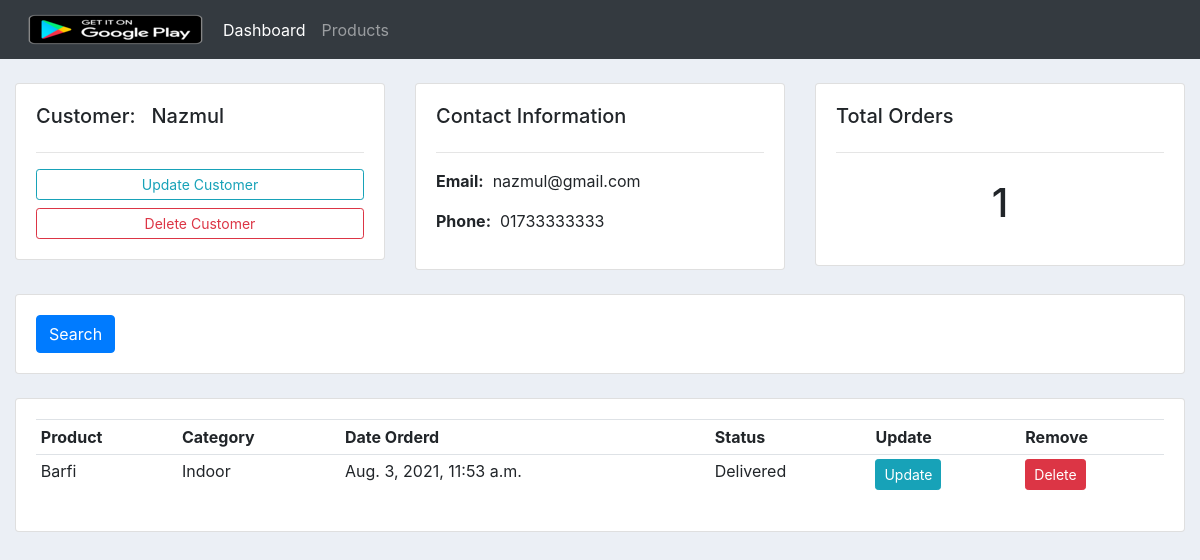
Before: /customer/2/ with the older database file.
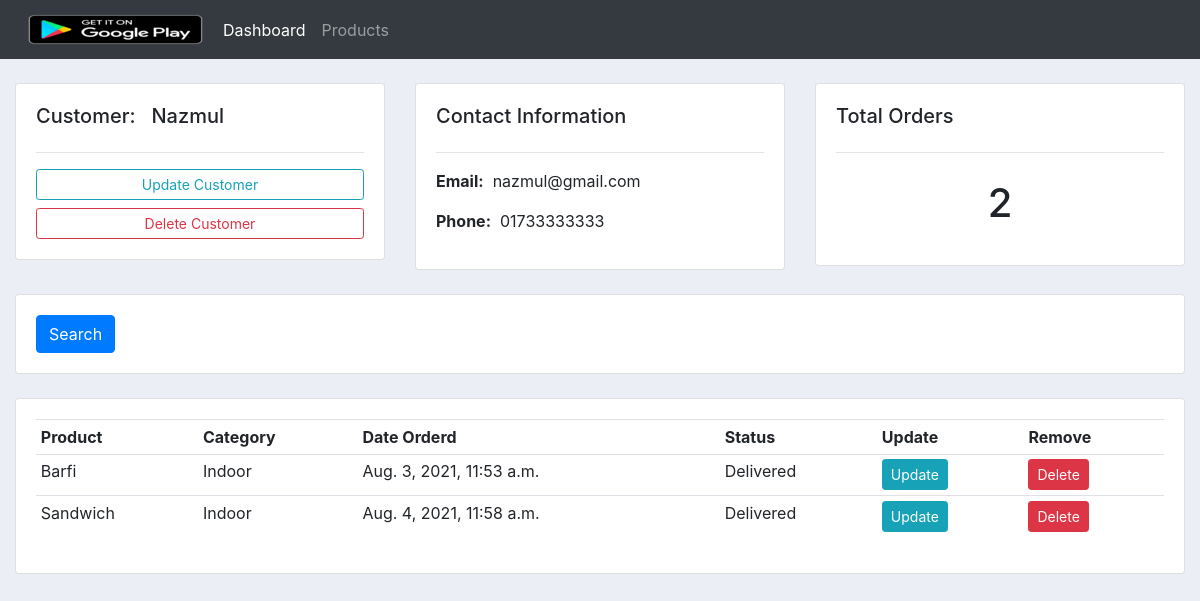
After: the same page with the newer database file.
### accounts/models.py (models this page shows, shortened)
class Orders(models.Model):
    STATUS = (
        ('pending', 'pending'),
        ('Out For Delivery', 'Out For Delivery'),
        ('Delivered', 'Delivered')
    )
    customer = models.ForeignKey(Customer, null=True, on_delete=models.SET_NULL)
    product = models.ForeignKey(Product, null=True, on_delete=models.SET_NULL)
    date_created = models.DateTimeField(auto_now_add=True, null=True)
    status = models.CharField(max_length=200, null=True, choices=STATUS)

class Product(models.Model):
    CATEGORY = (
        ('Indoor', 'Indoor'),
        ('Out Door', 'Out Door')
    )
    tag = models.ManyToManyField(Tag)
    name = models.CharField(max_length=200, null=True)
    price = models.FloatField(max_length=200, null=True)
    category = models.CharField(max_length=200, null=True, choices=CATEGORY)
    description = models.TextField(max_length=1000, null=True)
    date_created = models.DateTimeField(auto_now_add=True, null=True)
    def __str__(self):
        return self.name

### accounts/views.py (the view)
# urls.py: path('customer/<pk_test>/', views.customer, name ='customer'),
def customer(request, pk_test):
    customer = Customer.objects.get(id=pk_test)
    orders = customer.orders_set.all()
    order_count = orders.count()
    context = {'customer' : customer, 'orders' : orders, 'order_count' : order_count}
    return render(request, 'accounts/customer.html', context)

### accounts/templates/accounts/customer.html
{% extends 'accounts/main.html' %}
{% block content %}
        <br>
    <div class="row">
        <div class="col-md">
            <div class="card card-body">
                <h5>Customer: &nbsp {{ customer.name }}</h5>
                <hr>
                <a class="btn btn-outline-info  btn-sm btn-block" href="">Update Customer</a>
                <a class="btn btn-outline-danger  btn-sm btn-block" href="">Delete Customer</a>
            </div>
        </div>
        <div class="col-md">
            <div class="card card-body">
                <h5>Contact Information</h5>
                <hr>
                <p><b>Email:</b>&nbsp {{ customer.email }}</p>
                <p><b>Phone:</b>&nbsp {{ customer.phone }}</p>
            </div>
        </div>
        <div class="col-md">
            <div class="card card-body">
                <h5>Total Orders</h5>
                <hr>
                <h1 style="text-align: center;padding: 10px">{{ order_count }}</h1>
            </div>
        </div>
    </div>
    <br>
    <div class="row">
        <div class="col">
            <div class="card card-body">
                <form method="get">
                <button class="btn btn-primary" type="submit">Search</button>
              </form>
            </div>
        </div>
    </div>
    <br>
    <div class="row">
        <div class="col-md">
            <div class="card card-body">
                <table class="table table-sm">
                    <tr>
                        <th>Product</th>
                        <th>Category</th>
                        <th>Date Orderd</th>
                        <th>Status</th>
                        <th>Update</th>
                        <th>Remove</th>
                    </tr>
                    {% for order in orders %}
                        <tr>
                        <td>{{ order.product }}</td>
                        <td>{{ order.product.category }}</td>
                        <td>{{ order.date_created }}</td>
                        <td>{{ order.status }}</td>
                        <td><a href="" class="btn btn-sm btn-info">Update</a></td>
                        <td><a href="" class="btn btn-sm btn-danger">Delete</a></td>
                        </tr>
                    {% endfor %}
                </table>
            </div>
        </div>
    </div>
{% endblock %}

Changed rows visible on the page:
added Orders: product "Sandwich", product.category "Indoor", date_created "Aug. 4, 2021, 11:58 a.m.", status "Delivered"
Other visible differences:
{{ order_count }}: "1" → "2"
